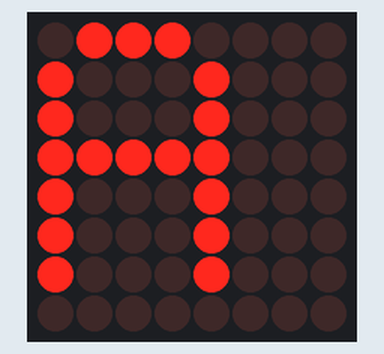
Bench run of a sketch on a simulated Arduino Uno, built with avr-gcc and run on an emulated ATmega328P. Shown: 8×8 LED matrix.

Above: at 0.1 s.
At 1.1 s:
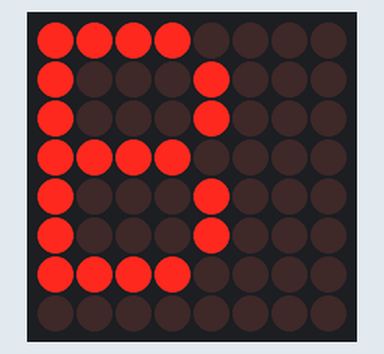

Measured:
- what the display in image 1 shows lasts 1.0 s, from 1.0 s to 2.0 s

The sketch:

DotMatrix_A_B_letters.ino
```cpp
#include <MD_MAX72xx.h>
#include <SPI.h>
#include <MD_Parola.h>

#define HARDWARE_TYPE MD_MAX72XX::FC16_HW
#define MAX_DEVICES 1
#define CS_PIN 11

#define DATA_PIN 12
#define CLK_PIN 10


// Create a new instance of the MD_MAX72XX class:
MD_Parola matrix = MD_Parola(HARDWARE_TYPE, DATA_PIN, CLK_PIN, CS_PIN, MAX_DEVICES);

void setup() {
  // put your setup code here, to run once:
  matrix.begin(); // MAX7219 initialization
  matrix.setIntensity(8);
  matrix.displayClear();
}

void loop() {
  // put your main code here, to run repeatedly:
  matrix.print("A");
  delay(1000);

  matrix.displayClear();

  matrix.print('B');
  delay(1000);
  matrix.displayClear();
}
```
